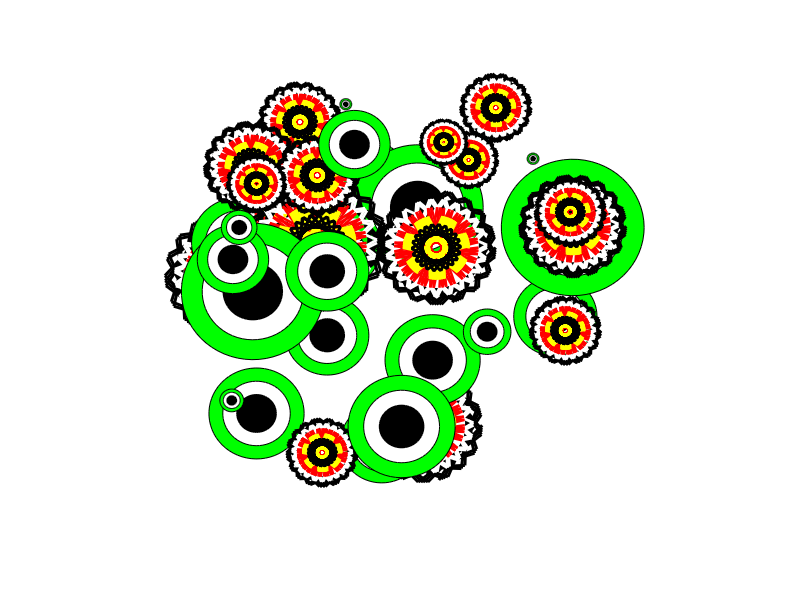

MATLAB code for this plot:
function creativeArt()

    % Global variables
    N=40;
    M=12;
    W=300;
    dlta = 2:.7:5;
    colr = 'kyrwk';

    figure;
    hold off;

    for n = 1:N

        originX = randi(W,1);
        originY = randi(W,1);
        radus   = randi(M,1);

        if(randi(2,1)==1)
            plotFlower();
        else
            plotFilledCircles();
        end
    end

    set(gca, 'XTick',[], 'YTick',[]);
    axis off;


    function plotFilledCircles()

        tht= 0:.1:2*pi;
        fill(originX + radus*dlta(end)*cos(tht), originY + radus*dlta(end)*sin(tht), 'g');
        hold on;
        fill(originX + radus*dlta(end-2)*cos(tht), originY + radus*dlta(end-2)*sin(tht), 'w');
        fill(originX + radus*dlta(1)*cos(tht), originY + radus*dlta(1)*sin(tht), 'k');
    end

    function plotFlower()
        
        for k = length(dlta):-1:1

            tht= 0:dlta(k):60*pi;

            plot(originX + radus*dlta(k)*cos(tht) + ...
                1j*(originY + radus*dlta(k)*sin(tht)),...
                'color',colr(k), 'LineWidth',sqrt(dlta(k)));
            hold on;

        end
    end

end
